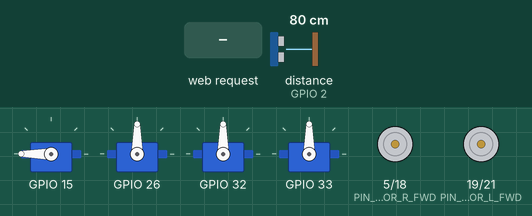
Recording of a sketch running on a simulated ESP32. Parts: 4 × servo, motor-driver pin pairs drawn as motors (green arrow = first pin HIGH = forward, orange = second pin HIGH = backward, longer = more drive). Wiring (inferred from the names in the program): ultrasonic range finder: trigger GPIO 4; echo GPIO 2. Inputs (shaded band) come from the test bench; at power-on: distance to the obstacle (sensor on GPIO 2) 80 cm. The echo pulse lasts 58.3 µs per cm; WiFi joins after 1.5 s; servers stay silent unless stated; what the sketch prints to the serial monitor is not drawn.

Above: at 3.2 s.
3.3 s: HTTP request GET /RobotArmInput received
At 3.7 s:
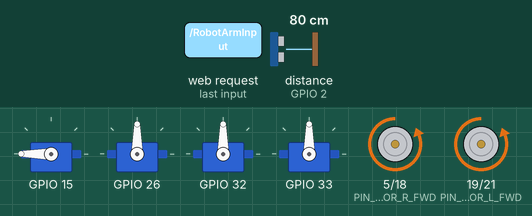
4.9 s: distance to the obstacle (sensor on GPIO 2) set to 11 cm
6.4 s: distance to the obstacle (sensor on GPIO 2) set to 8 cm
At 7.0 s:
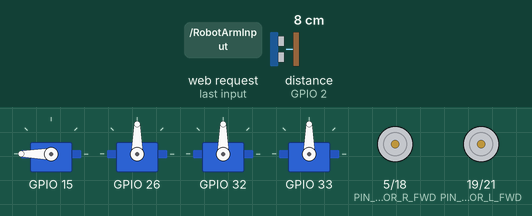
Timing chart, 0 to 9.4 s (numbered marks = the images above; inputs shaded):
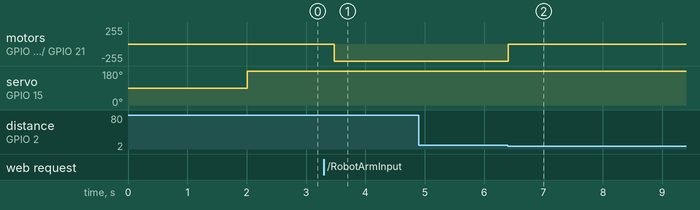

The sketch:

peneESP32.ino
```cpp
#include <Arduino.h>
#include <WiFi.h>
#include <AsyncTCP.h>
#include <ESPAsyncWebServer.h>

#include <ESP32Servo.h>
#include <iostream>
#include <sstream>

// Definiciones de pines usados para los motores
#define PIN_MOTOR_R_FWD 5
#define PIN_MOTOR_R_BWD 18
#define PIN_MOTOR_L_FWD 19
#define PIN_MOTOR_L_BWD 21

// Definiciones de pines para el sensor de proximidad ultrasónico
#define TRIGGER_PIN 4
#define ECHO_PIN 2


enum Comandos
{
    CMD_FORWARD = 'w',
    CMD_BACKWARD = 's',
    CMD_RIGHT = 'd',
    CMD_LEFT = 'a',
    CMD_STOP = 'q'
}; // Enumeración de comandos recibidos

struct ServoPins
{
    Servo servo;
    int servoPin;
    String servoName;
    int initialPosition;
};
std::vector<ServoPins> servoPins =
    {
        {Servo(), 15, "Base", 90},
        {Servo(), 26, "Shoulder", 90},
        {Servo(), 32, "Elbow", 90},
        {Servo(), 33, "Gripper", 90},
};

struct RecordedStep
{
    int servoIndex;
    int value;
    int delayInStep;
};
std::vector<RecordedStep> recordedSteps;

bool recordSteps = false;
bool playRecordedSteps = false;

unsigned long previousTimeInMilli = millis();

const char *ssid = "Xiaomi";
const char *password = "12345678";

WiFiServer TCPServer(8266); // Servidor del ESP32
WiFiClient TCPClient;       // Cliente TCP (PC)

AsyncWebServer server(80);
AsyncWebSocket wsRobotArmInput("/RobotArmInput");

// Función para manejar la detección del sensor de proximidad
bool detectar_obstaculo()
{
    long duration, distance;
    digitalWrite(TRIGGER_PIN, LOW);
    delayMicroseconds(2);
    digitalWrite(TRIGGER_PIN, HIGH);
    delayMicroseconds(10);
    digitalWrite(TRIGGER_PIN, LOW);
    duration = pulseIn(ECHO_PIN, HIGH);
    distance = (duration / 2) / 29.1;
    return distance < 10; // Ajusta el valor de distancia según tus necesidades
}

void byteReceived(byte byteReceived)
{

    switch (byteReceived)
    {

    case CMD_FORWARD:
        Serial.println("Forward");
        digitalWrite(PIN_MOTOR_R_FWD, HIGH);
        digitalWrite(PIN_MOTOR_R_BWD, LOW);
        digitalWrite(PIN_MOTOR_L_FWD, HIGH);
        digitalWrite(PIN_MOTOR_L_BWD, LOW);

        break;

    case CMD_BACKWARD:

        Serial.println("Backward");
        digitalWrite(PIN_MOTOR_R_FWD, LOW);
        digitalWrite(PIN_MOTOR_R_BWD, HIGH);
        digitalWrite(PIN_MOTOR_L_FWD, LOW);
        digitalWrite(PIN_MOTOR_L_BWD, HIGH);

        break;

    case CMD_RIGHT:

        Serial.println("Right");
        digitalWrite(PIN_MOTOR_R_FWD, LOW);
        digitalWrite(PIN_MOTOR_R_BWD, HIGH);
        digitalWrite(PIN_MOTOR_L_FWD, HIGH);
        digitalWrite(PIN_MOTOR_L_BWD, LOW);

        break;

    case CMD_LEFT:
        Serial.println("Left");
        digitalWrite(PIN_MOTOR_R_FWD, HIGH);
        digitalWrite(PIN_MOTOR_R_BWD, LOW);
        digitalWrite(PIN_MOTOR_L_FWD, LOW);
        digitalWrite(PIN_MOTOR_L_BWD, HIGH);

        break;
    case CMD_STOP:

        Serial.println("Stop ");

        digitalWrite(PIN_MOTOR_R_FWD, LOW);
        digitalWrite(PIN_MOTOR_R_BWD, LOW);
        digitalWrite(PIN_MOTOR_L_FWD, LOW);
        digitalWrite(PIN_MOTOR_L_BWD, LOW);

        break;


    default:
        break;
    }
}


void writeServoValues(int servoIndex, int value)
{
    if (recordSteps)
    {
        RecordedStep recordedStep;
        if (recordedSteps.size() == 0) // We will first record initial position of all servos.
        {
            for (int i = 0; i < servoPins.size(); i++)
            {
                recordedStep.servoIndex = i;
                recordedStep.value = servoPins[i].servo.read();
                recordedStep.delayInStep = 0;
                recordedSteps.push_back(recordedStep);
            }
        }
        unsigned long currentTime = millis();
        recordedStep.servoIndex = servoIndex;
        recordedStep.value = value;
        recordedStep.delayInStep = currentTime - previousTimeInMilli;
        recordedSteps.push_back(recordedStep);
        previousTimeInMilli = currentTime;
    }
    servoPins[servoIndex].servo.write(value);
}

void setUpPinModes()
{
    for (int i = 0; i < servoPins.size(); i++)
    {
        servoPins[i].servo.attach(servoPins[i].servoPin);
        servoPins[i].servo.write(servoPins[i].initialPosition);
    }
}

void setup(void)
{

    pinMode(PIN_MOTOR_R_FWD, OUTPUT);
    pinMode(PIN_MOTOR_R_BWD, OUTPUT);
    pinMode(PIN_MOTOR_L_FWD, OUTPUT);
    pinMode(PIN_MOTOR_L_BWD, OUTPUT);

    pinMode(TRIGGER_PIN, OUTPUT);
    pinMode(ECHO_PIN, INPUT);

    digitalWrite(PIN_MOTOR_R_FWD, LOW);
    digitalWrite(PIN_MOTOR_R_BWD, LOW);
    digitalWrite(PIN_MOTOR_L_FWD, LOW);
    digitalWrite(PIN_MOTOR_L_BWD, LOW);

    setUpPinModes();
    Serial.begin(115200);

    WiFi.begin(ssid, password);

    while (WiFi.status() != WL_CONNECTED)
    {
        delay(1000);
        Serial.println("Connecting to WiFi...");
    }

    Serial.println("Connected to WiFi");

    Serial.println("Connected to WiFi");
    Serial.print("IP Address: ");
    Serial.println(WiFi.localIP());
    TCPServer.begin();


    Serial.println("HTTP server started");
}

void loop()
{
    wsRobotArmInput.cleanupClients();

    /*if (Serial.available() > 0)
        byteReceived(Serial.read());*/

    if (!TCPClient.connected())
    {
        // try to connect to a new client
        TCPClient = TCPServer.available();
    }
    else
    {
        // read data from the connected client
        if (TCPClient.available() > 0)
        {
            byteReceived(TCPClient.read());
        }
    }

    // Detección de proximidad
    if (detectar_obstaculo())
    {
        Serial.println("Obstáculo detectado. Deteniendo el carro.");
        byteReceived(CMD_STOP);
    }
    char buffer[32];
    int len = sizeof(TCPClient.read()-1);
    if (len > 0) {
    buffer[len] = '\0'; // Null-terminate the string
    int servo_id, value;
    sscanf(buffer,"%d,%d", &servo_id, &value);
    writeServoValues(servo_id, value);
    printf("Servo %d set to %d\n", servo_id, value);
    }
    else {
      int value = 0;
      int servo_id = 0;
      writeServoValues(servo_id, value);
      printf("Servo %d set to %d\n", servo_id, value);
    }


}
```

Measured:
- the behaviour switches between 10 and 9 cm on distance to the obstacle (sensor on GPIO 2) (found by bisection; images 1 and 2)
- after the input at 3.3 s, motor on GPIO 5 (PIN_MOTOR_R_FWD) / GPIO 18 (PIN_MOTOR_R_BWD), motor on GPIO 19 (PIN_MOTOR_L_FWD) / GPIO 21 (PIN_MOTOR_L_BWD): stopped → backward 255/255 after 0.17 s
- after the input at 6.4 s, motor on GPIO 5 (PIN_MOTOR_R_FWD) / GPIO 18 (PIN_MOTOR_R_BWD), motor on GPIO 19 (PIN_MOTOR_L_FWD) / GPIO 21 (PIN_MOTOR_L_BWD): backward 255/255 → stopped at once
